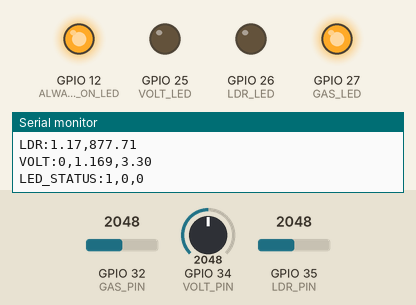
Simulated run of this sketch. Board: ESP32. Shown: output pins drawn as LEDs (lit = HIGH), the last lines printed to the serial monitor. The test bench sets the inputs (shaded band); at power-on: GPIO 34 (VOLT_PIN) = 2048, GPIO 35 (LDR_PIN) = 2048, GPIO 32 (GAS_PIN) = 2048.

Above: at 1.2 s.
1.3 s: GPIO 34 (VOLT_PIN) set to 2480
At 3.5 s:
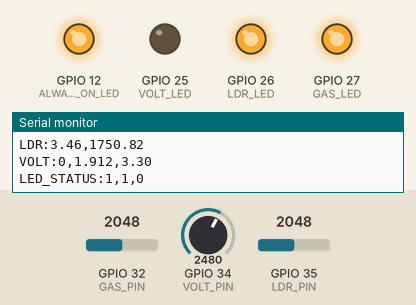
4.3 s: GPIO 34 (VOLT_PIN) set to 2585
At 5.5 s:
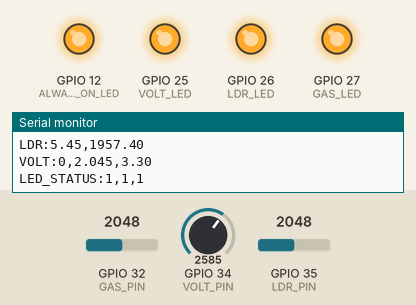
6.1 s: GPIO 35 (LDR_PIN) set to 1456
9.1 s: GPIO 35 (LDR_PIN) set to 1348
At 10.5 s:
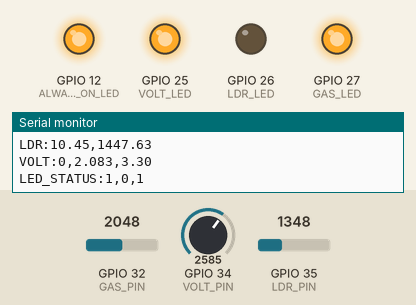
11.2 s: GPIO 32 (GAS_PIN) set to 265
14.2 s: GPIO 32 (GAS_PIN) set to 225
At 15.4 s:
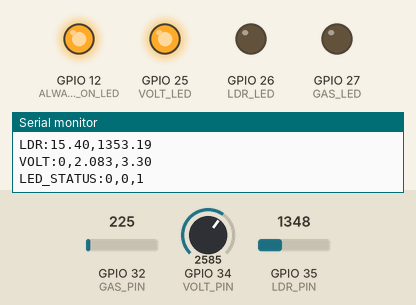
Timing chart, 0 to 16.8 s (numbered marks = the images above; inputs shaded):
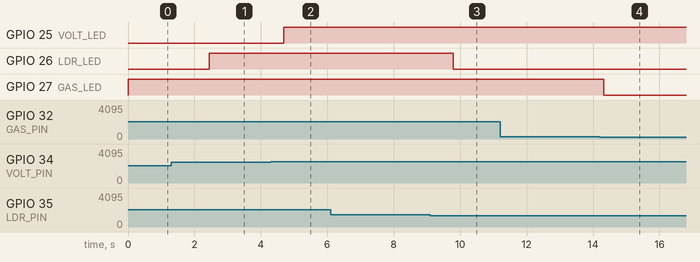

The sketch:

over.ino
```cpp
// ===================== PINS =====================
#define GAS_PIN   32
#define GAS_LED   27

#define LDR_PIN   35
#define LDR_LED   26

#define VOLT_PIN  34
#define VOLT_LED  25
#define ALWAYS_ON_LED 12


// ===================== GAS SENSOR =====================
int dangerLevel = 350;
float gasAlpha = 0.05;           // Reduced alpha for stronger smoothing
float filteredGas = 0.0;
const int gasSamples = 5;        // Moving average for extra smoothing
int gasBuffer[gasSamples];
int gasIndex = 0;
long gasTotal = 0;

// ===================== LDR SENSOR =====================
const int ldrSamples = 10;
int ldrReadings[ldrSamples];
int ldrIndex = 0;
long ldrTotal = 0;
int averageLDR = 0;
int darkThreshold = 1500;
float ldrAlpha = 0.03;           // Stronger LPF
float ldrLPF = 0.0;
unsigned long ldrPrevMillis = 0;
const unsigned long ldrInterval = 20;
unsigned long startTime;

// ===================== VOLTAGE SENSOR =====================
float thresholdVoltage = 2.0;
float voltAlpha = 0.05;
float filteredVoltage = 0;

// Mode control
bool manualMode = false;  // false = Auto, true = Manual

// Function declarations
void checkCommands();
void handleLEDCommand(String command);

void setup() {
  Serial.begin(115200);

  // LEDs
  pinMode(GAS_LED, OUTPUT);  digitalWrite(GAS_LED, LOW);
  pinMode(LDR_LED, OUTPUT);  digitalWrite(LDR_LED, LOW);
  pinMode(VOLT_LED, OUTPUT); digitalWrite(VOLT_LED, LOW);
  pinMode(ALWAYS_ON_LED, OUTPUT); digitalWrite(ALWAYS_ON_LED,HIGH);

  // GAS sensor init
  filteredGas = analogRead(GAS_PIN);
  for(int i=0; i<gasSamples; i++) {
    gasBuffer[i] = filteredGas;
    gasTotal += filteredGas;
  }

  // LDR init
  for(int i=0; i<ldrSamples; i++) {
    ldrReadings[i] = 0;
  }

  startTime = millis();
  Serial.println("SYSTEM_READY:Auto Mode");
}

void loop() {
  unsigned long currentMillis = millis();

  // Check for commands from Python app
  checkCommands();

  // ===================== GAS SENSOR =====================
  int rawGas = analogRead(GAS_PIN);

  // Moving average
  gasTotal -= gasBuffer[gasIndex];
  gasBuffer[gasIndex] = rawGas;
  gasTotal += gasBuffer[gasIndex];
  gasIndex = (gasIndex + 1) % gasSamples;
  float avgGas = gasTotal / (float)gasSamples;

  // Low-pass filter
  filteredGas = filteredGas + gasAlpha * (avgGas - filteredGas);

  // Send gas data
  Serial.print("GAS:");
  Serial.print(filteredGas);
  Serial.print(",");
  Serial.println(dangerLevel);

  // Auto mode LED control for Gas
  if(!manualMode) {
    if(filteredGas > dangerLevel) {
      digitalWrite(GAS_LED, HIGH);
    } else {
      digitalWrite(GAS_LED, LOW);
    }
  }

  // ===================== LDR SENSOR =====================
  if(currentMillis - ldrPrevMillis >= ldrInterval) {
    ldrPrevMillis = currentMillis;

    // Moving average
    ldrTotal -= ldrReadings[ldrIndex];
    ldrReadings[ldrIndex] = analogRead(LDR_PIN);
    ldrTotal += ldrReadings[ldrIndex];
    ldrIndex = (ldrIndex + 1) % ldrSamples;
    averageLDR = ldrTotal / ldrSamples;

    // Strong LPF
    ldrLPF = ldrLPF + ldrAlpha * (averageLDR - ldrLPF);

    // Send LDR data
    float t = (currentMillis - startTime)/1000.0;
    Serial.print("LDR:");
    Serial.print(t);
    Serial.print(",");
    Serial.println(ldrLPF);

    // Auto mode LED control for LDR
    if(!manualMode) {
      if(ldrLPF < darkThreshold) {
        digitalWrite(LDR_LED, LOW);
      } else {
        digitalWrite(LDR_LED, HIGH);
      }
    }
  }

  // ===================== VOLTAGE SENSOR =====================
  int rawVolt = analogRead(VOLT_PIN);
  float voltage = rawVolt * (3.3 / 4095.0);
  filteredVoltage = filteredVoltage + voltAlpha * (voltage - filteredVoltage);

  // Send voltage data
  Serial.print("VOLT:");
  Serial.print(0);
  Serial.print(",");
  Serial.print(filteredVoltage, 3);
  Serial.print(",");
  Serial.println(3.3);

  // Auto mode LED control for Voltage
  if(!manualMode) {
    if(filteredVoltage > thresholdVoltage) {
      digitalWrite(VOLT_LED, HIGH);
    } else {
      digitalWrite(VOLT_LED, LOW);
    }
  }

  // Send LED status
  Serial.print("LED_STATUS:");
  Serial.print(digitalRead(GAS_LED));
  Serial.print(",");
  Serial.print(digitalRead(LDR_LED));
  Serial.print(",");
  Serial.println(digitalRead(VOLT_LED));

  delay(50);
}

void checkCommands() {
  if (Serial.available() > 0) {
    String command = Serial.readStringUntil('\n');
    command.trim();

    if (command == "MODE_AUTO") {
      manualMode = false;
      Serial.println("MODE_CHANGED:AUTO");
    }
    else if (command == "MODE_MANUAL") {
      manualMode = true;
      Serial.println("MODE_CHANGED:MANUAL");
    }
    else if (command.startsWith("LED")) {
      if (manualMode) {
        handleLEDCommand(command);
      } else {
        Serial.println("ERROR: Switch to manual mode first");
      }
    }
  }
}

void handleLEDCommand(String command) {
  if (command == "LED1_ON") {
    digitalWrite(GAS_LED, HIGH);
    Serial.println("LED1:ON");
  }
  else if (command == "LED1_OFF") {
    digitalWrite(GAS_LED, LOW);
    Serial.println("LED1:OFF");
  }
  else if (command == "LED2_ON") {
    digitalWrite(LDR_LED, HIGH);
    Serial.println("LED2:ON");
  }
  else if (command == "LED2_OFF") {
    digitalWrite(LDR_LED, LOW);
    Serial.println("LED2:OFF");
  }
  else if (command == "LED3_ON") {
    digitalWrite(VOLT_LED, HIGH);
    Serial.println("LED3:ON");
  }
  else if (command == "LED3_OFF") {
    digitalWrite(VOLT_LED, LOW);
    Serial.println("LED3:OFF");
  }
  else if (command == "ALL_ON") {
    digitalWrite(GAS_LED, HIGH);
    digitalWrite(LDR_LED, HIGH);
    digitalWrite(VOLT_LED, HIGH);
    Serial.println("ALL_LEDS:ON");
  }
  else if (command == "ALL_OFF") {
    digitalWrite(GAS_LED, LOW);
    digitalWrite(LDR_LED, LOW);
    digitalWrite(VOLT_LED, LOW);
    Serial.println("ALL_LEDS:OFF");
  }
}
```

Measured:
- the behaviour switches between 2531 and 2532 on GPIO 34 (VOLT_PIN) (found by bisection; images 1 and 2)
- the behaviour switches between 1384 and 1383 on GPIO 35 (LDR_PIN) (found by bisection; images 2 and 3)
- the behaviour switches between 254 and 253 on GPIO 32 (GAS_PIN) (found by bisection; images 3 and 4)
- after the input at 4.3 s, GPIO 25 (VOLT_LED): LOW → HIGH after 0.39 s
- after the input at 9.1 s, GPIO 26 (LDR_LED): HIGH → LOW after 0.69 s instead of 1.4 s
